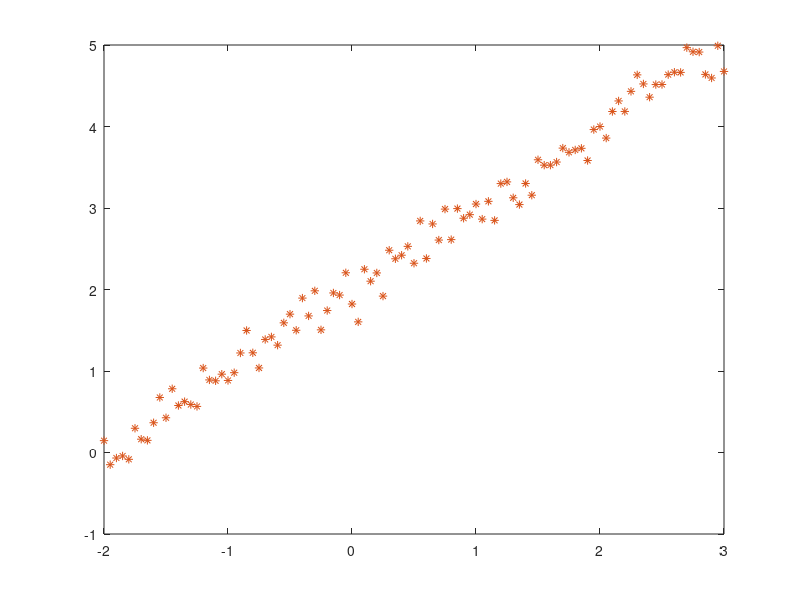

Source code (MATLAB):
% Entrenamiento Patron con bias

clear;
clc;
close all;
disp('Hello');

a = 1;
b = 2;

x = -2:0.05:3;
x = x';
N = length(x);
yb = a*x + b + 0.2*randn(N,1);

ne = 1;
nm = 20;
bias = input('Bias:  SI = 1 : ');
if(bias == 1)
   ne = ne +1;
   x = [ x ones(N,1) ];   
end
v  = 0.25*randn(ne,nm);
w = 0.25*randn(nm,1);
Jold = 1e15;
eta = input('eta : ');
for iter = 1:5000
w11(iter,1) = w(1,1); 
dJdv = 0;     dJdw = 0;
for k = 1:N  
in = (x(k,:))';
m = v'*in; 
n = 1.0./(1+exp(-m));       % Sigmoidea 1
% n = 2.0./(1+exp(-m)) - 1;  % Sigmoidea 2
% n = exp(-m.^2);            % Gaussiana
out = w'*n;
y(k,1) = out;
er = out - yb(k,1);
error(k,1) = er;
dndm = n.*(1-n);     % Sigmoidea 1
% dndm = (1 - n.*n)/2;   % Sigmoidea 2
% dndm = -2.0*(n.*m);     % Gaussiana
dJdw = 1*dJdw +  er.*n;
dJdv  = 1*dJdv + er.*in*(w.*dndm)';
% w = w - eta*dJdw;
% v = v - eta*dJdv;
end
w = w - eta*dJdw/N;
v = v - eta*dJdv/N;

JJ = 0.5*sum(error.*error)
dJ = abs(JJ - Jold);
dJpor = sqrt(dJ/JJ)*100;
if(dJpor < 0.75)    % Porcentual
    break;
end
J(iter,1) = JJ;
Jold = JJ;
end

figure(1);
plot(x(:,1),y,x(:,1),yb,'*');
figure(2);
subplot(2,1,1);  plot(J);
subplot(2,1,2);  plot(w11);
